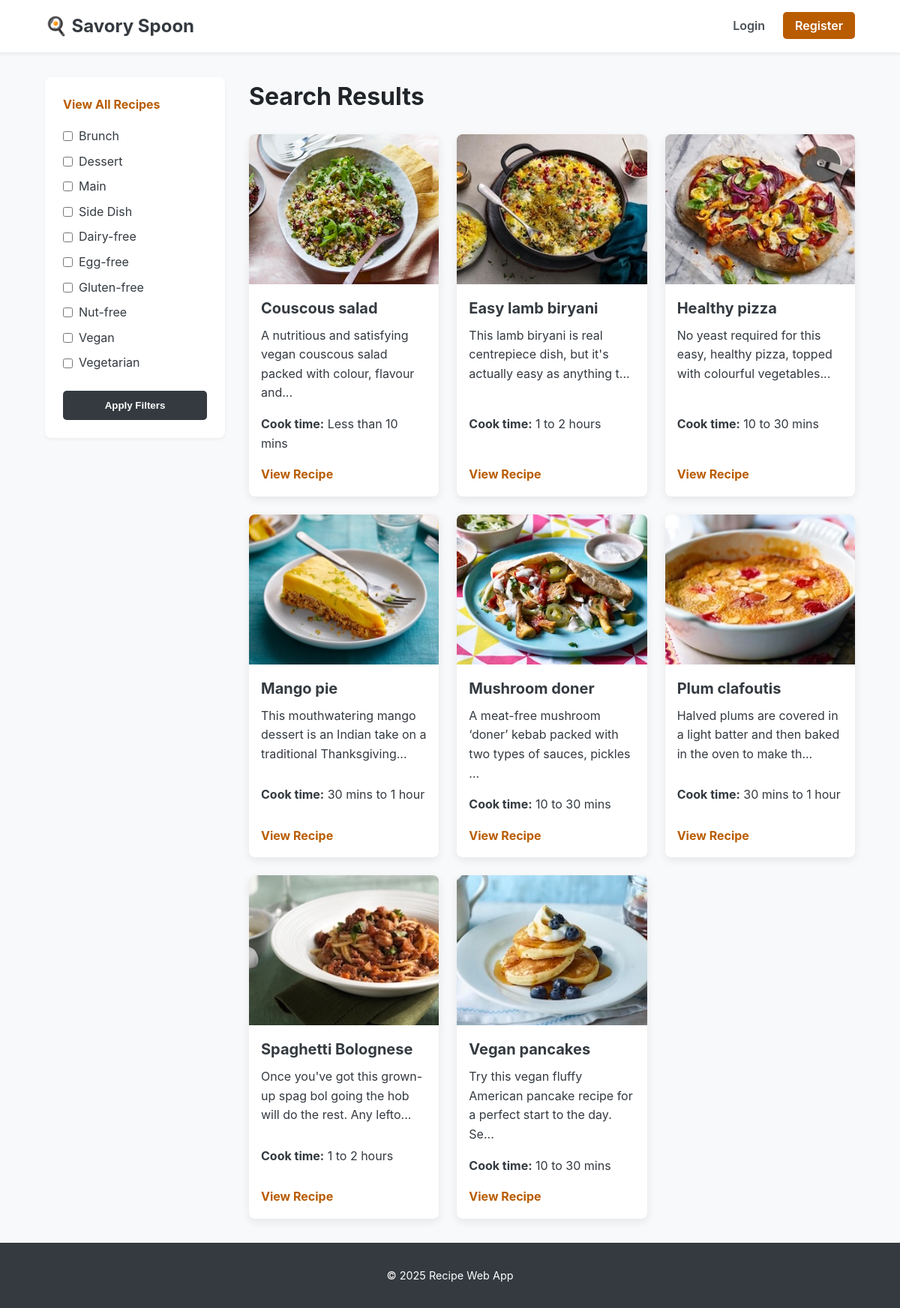
The app's page /results.php with its own data.
### tables this page shows
CREATE TABLE `categories` (
  `id` int(11) NOT NULL AUTO_INCREMENT,
  `name` varchar(100) NOT NULL,
  PRIMARY KEY (`id`),
  UNIQUE KEY `name` (`name`)
);

CREATE TABLE `recipes` (
  `id` int(11) NOT NULL AUTO_INCREMENT,
  `title` varchar(200) NOT NULL,
  `summary` text DEFAULT NULL,
  `difficulty` enum('Easy','Medium','Hard') DEFAULT 'Easy',
  `prep_time` varchar(50) DEFAULT NULL,
  `cook_time` varchar(50) DEFAULT NULL,
  `image_url` varchar(255) DEFAULT NULL,
  PRIMARY KEY (`id`),
  FULLTEXT KEY `ft_recipes_title_summary` (`title`,`summary`)
);

### src/includes/utils.php (called while the page is built, shortened)
<?php
function e(string $s): string { return htmlspecialchars($s, ENT_QUOTES, 'UTF-8'); }

### src/config.php (called while the page is built, shortened)
<?php
$env = getenv('APP_ENV') ?: 'dev';
$dbHost    = getenv('DB_HOST') ?: '127.0.0.1';
$dbPort    = (int) (getenv('DB_PORT') ?: 3306);
$dbName    = getenv('DB_NAME') ?: 'Recipe_web_app';
$dbUser    = getenv('DB_USER') ?: 'root';
$dbPass    = getenv('DB_PASS') ?: '';
$dbCharset = 'utf8mb4';
$baseFromEnv = getenv('APP_BASE_URL');
if ($baseFromEnv !== false && $baseFromEnv !== '') {
    $baseUrl = rtrim($baseFromEnv, '/');
} else {
    $scriptName     = $_SERVER['SCRIPT_NAME'] ?? '';
    $detected = rtrim(dirname($scriptName), '/\\');
    $baseUrl = str_replace('/public', '', $detected);
}
$forceSecureCookies = (bool) (getenv('FORCE_SECURE_COOKIES') ?: false);
return [
    'env' => $env,
    'db'  => [
        'host'    => $dbHost,
        'port'    => $dbPort,
        'name'    => $dbName,
        'user'    => $dbUser,
        'pass'    => $dbPass,
        'charset' => $dbCharset,
    ],
    'app' => [
        'base_url'            => $baseUrl,
        'force_secure_cookies'=> $forceSecureCookies,
    ],
];

### public/results.php (the view, shortened to what this page needs)
<?php
require_once __DIR__ . '/../src/includes/header.php';
$params = [];
$sql = "SELECT DISTINCT r.id, r.title, r.summary, r.cook_time, r.image_url FROM recipes r LEFT JOIN recipe_ingredients ri ON r.id = ri.recipe_id LEFT JOIN ingredients i ON ri.ingredient_id = i.id";
$sql .= " GROUP BY r.id ORDER BY r.title";
$stmt = $pdo->prepare($sql);
$stmt->execute($params);
$results = $stmt->fetchAll();
?>
<div class="main-layout">
    <?php require_once __DIR__ . '/../src/includes/sidebar.php'; ?>
    <div class="content-area">
        <h2>Search Results</h2>
        <?php if ($results): ?>
            <div class="recipe-grid">
            <?php foreach ($results as $recipe): ?>
                <article class="recipe-card">
                    <?php if (!empty($recipe['image_url'])):
                        $thumb_url = str_replace('.jpg', '_thumb.jpg', $recipe['image_url']);
                    ?>
                        <img src="<?= e($base_url . '/public' . $thumb_url) ?>" alt="<?= e($recipe['title']) ?>" class="recipe-card-image" loading="lazy" width="400" height="225">
                    <?php endif; ?>
                    <div class="recipe-card-content">
                        <h3><?= e($recipe['title']) ?></h3>
                        <p><?= e(substr($recipe['summary'] ?? '', 0, 80)) ?>...</p>
                        <p class="recipe-card-time"><strong>Cook time:</strong> <?= e($recipe['cook_time']) ?></p>
                        <a href="recipe.php?id=<?= e((string)$recipe['id']) ?>" class="button-link">View Recipe</a>
                    </div>
                </article>
            <?php endforeach; ?>
            </div>
        <?php else: ?>
            <p>No recipes found matching your criteria. Try adjusting your search or filters.</p>
        <?php endif; ?>
    </div>
</div>
<?php require_once __DIR__ . '/../src/includes/footer.php'; ?>

### src/includes/sidebar.php (shortened to what this page needs)
<?php
try {
    $cat_stmt = $pdo->query("
        SELECT id, name FROM categories
        ORDER BY
            CASE
                WHEN name IN ('Main', 'Starter', 'Dessert', 'Side Dish', 'Brunch') THEN 1
                ELSE 2
            END, name
    ");
    $all_categories = $cat_stmt->fetchAll();
} catch (PDOException $e) {
    $all_categories = [];
}
$applied_filters = $_GET['categories'] ?? [];
?>
<aside class="sidebar" id="filter-sidebar">
    <div class="sidebar-widget">
        <a href="results.php" class="all-recipes-link">View All Recipes</a>
        <form id="filter-form" action="results.php" method="get">
            <?php foreach ($all_categories as $category): ?>
            <div class="filter-option">
                <input
                    type="checkbox"
                    name="categories[]"
                    value="<?= e((string)$category['id']) ?>"
                    id="cat-<?= e((string)$category['id']) ?>"
                    <?php if (in_array($category['id'], $applied_filters)): ?>checked<?php endif; ?>
                >
                <label for="cat-<?= e((string)$category['id']) ?>"><?= e($category['name']) ?></label>
            </div>
            <?php endforeach; ?>
            <button type="submit" class="button button-secondary">Apply Filters</button>
        </form>
    </div>
</aside>

### public/assets/css/style.css (style rules this page uses)
* { margin: 0; padding: 0; box-sizing: border-box; }
body { font-family: -apple-system, BlinkMacSystemFont, "Segoe UI", Roboto, Helvetica, Arial, sans-serif, "Apple Color Emoji", "Segoe UI Emoji", "Segoe UI Symbol"; line-height: 1.6; background: #f8f9fa; color: #343a40; display: flex; flex-direction: column; min-height: 100vh; }
h2 { margin-bottom: 1.5rem; color: #212529; font-size: 2rem; }
.main-layout { display: grid; grid-template-columns: 1fr; gap: 2rem; }
@media (min-width: 900px) { .main-layout { grid-template-columns: 240px 1fr; } }
.sidebar-widget { background: #fff; padding: 1.5rem; border-radius: 8px; margin-bottom: 1.5rem; box-shadow: 0 2px 4px rgba(0,0,0,0.05); }
.all-recipes-link { display: block; margin-bottom: 1rem; font-weight: bold; color: #B95C00; text-decoration: none; }
.filter-option { display: flex; align-items: center; margin-bottom: 0.5rem; }
.filter-option label { margin-left: 0.5rem; }
.button.button-secondary { width: 100%; margin-top: 1rem; padding: 0.75rem; background-color: #343a40; color: #fff; border: none; border-radius: 5px; font-weight: bold; cursor: pointer; transition: background-color 0.2s; }
.recipe-grid { display: grid; grid-template-columns: 1fr; gap: 1.5rem; }
@media (min-width: 600px) { .recipe-grid { grid-template-columns: repeat(2, 1fr); } }
@media (min-width: 1024px) { .recipe-grid { grid-template-columns: repeat(3, 1fr); } }
.recipe-card { background: #fff; border-radius: 8px; box-shadow: 0 4px 12px rgba(0, 0, 0, 0.08); transition: transform 0.2s, box-shadow 0.2s; display: flex; flex-direction: column; }
.recipe-card-image { width: 100%; height: 200px; object-fit: cover; border-top-left-radius: 8px; border-top-right-radius: 8px; }
.recipe-card-content { padding: 1rem; flex-grow: 1; display: flex; flex-direction: column; }
.recipe-card h3 { margin-bottom: 0.5rem; font-size: 1.25rem; }
.recipe-card p { flex-grow: 1; margin-bottom: 1rem; }
.button-link { display: inline-block; margin-top: auto; color: #B95C00; font-weight: bold; text-decoration: none; }

### records on screen
categories: name "Brunch"
categories: name "Dessert"
categories: name "Main"
categories: name "Side Dish"
categories: name "Dairy-free"
categories: name "Egg-free"
categories: name "Gluten-free"
categories: name "Nut-free"
categories: name "Vegan"
categories: name "Vegetarian"
recipes: shows a picture, title "Couscous salad", summary "A nutritious and satisfying vegan couscous salad packed with colour, flavour and", cook_time "Less than 10 mins"
recipes: shows a picture, title "Easy lamb biryani", summary "This lamb biryani is real centrepiece dish, but it's actually easy as anything t", cook_time "1 to 2 hours"
recipes: shows a picture, title "Healthy pizza", summary "No yeast required for this easy, healthy pizza, topped with colourful vegetables", cook_time "10 to 30 mins"
recipes: shows a picture, title "Mango pie", summary "This mouthwatering mango dessert is an Indian take on a traditional Thanksgiving", cook_time "30 mins to 1 hour"
recipes: shows a picture, title "Mushroom doner", summary "A meat-free mushroom ‘doner’ kebab packed with two types of sauces, pickles", cook_time "10 to 30 mins"
recipes: shows a picture, title "Plum clafoutis", summary "Halved plums are covered in a light batter and then baked in the oven to make th", cook_time "30 mins to 1 hour"
recipes: shows a picture, title "Spaghetti Bolognese", summary "Once you've got this grown-up spag bol going the hob will do the rest. Any lefto", cook_time "1 to 2 hours"
recipes: shows a picture, title "Vegan pancakes", summary "Try this vegan fluffy American pancake recipe for a perfect start to the day. Se", cook_time "10 to 30 mins"
